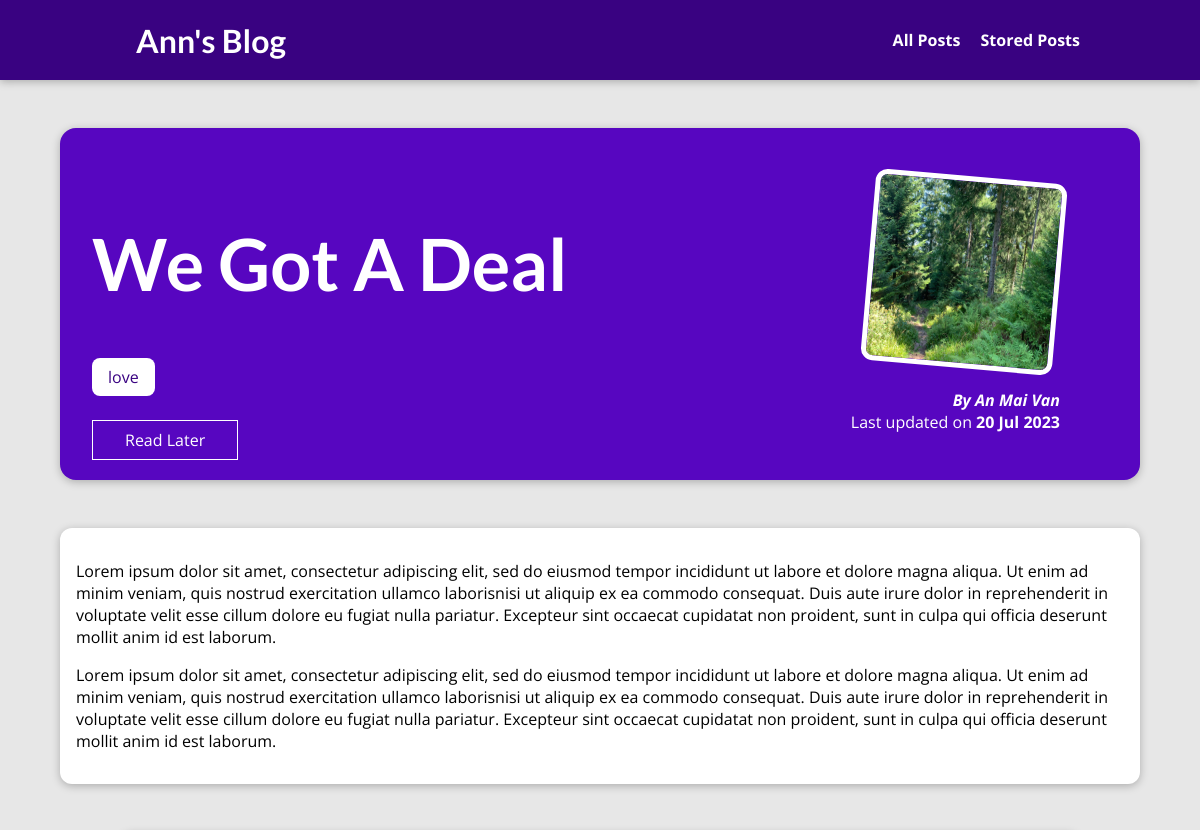
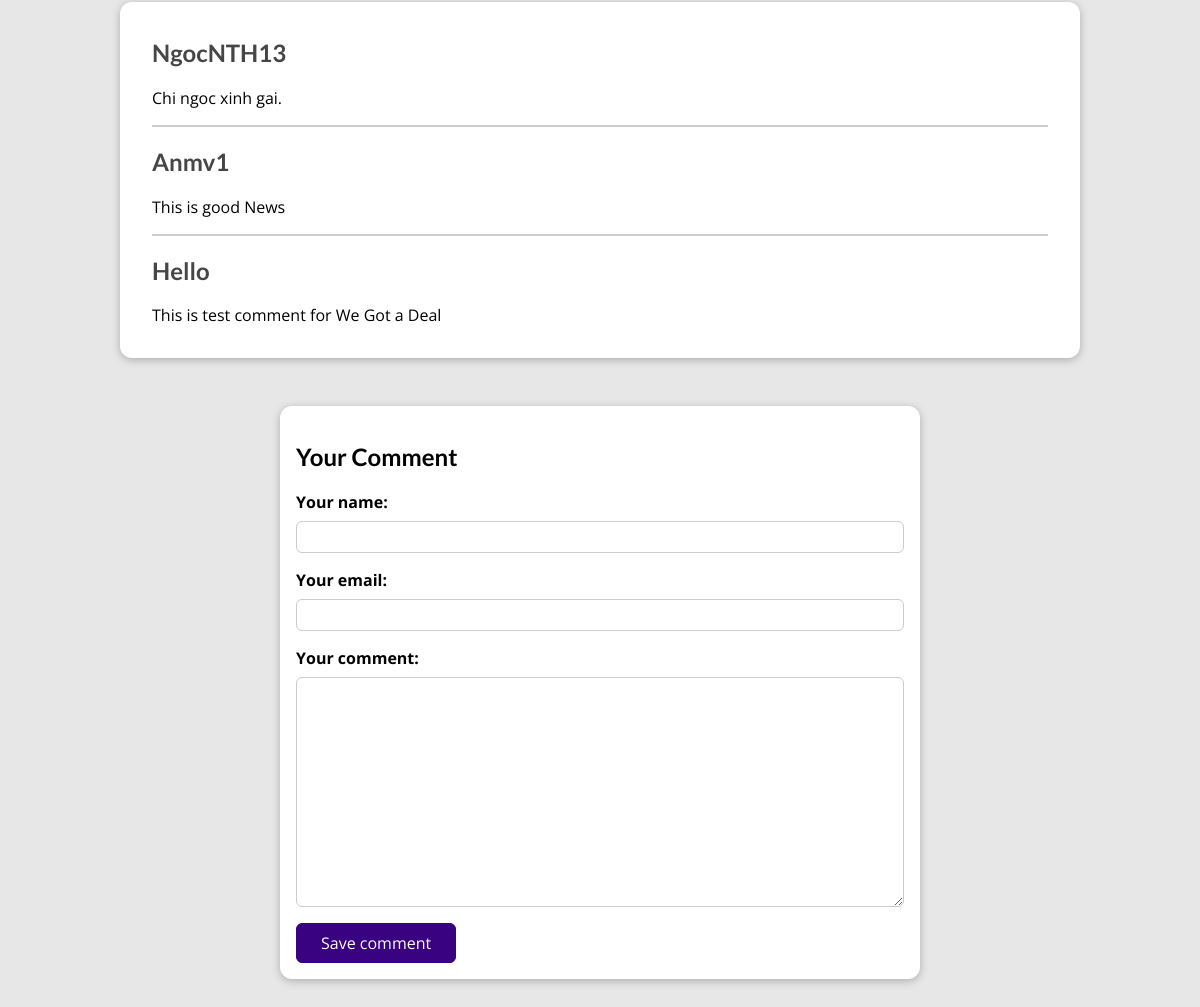
The page /post/we-got-a-deal on the database its author committed (2 pictures, top to bottom).
### blog/models.py (models this page shows, shortened)
class Post(models.Model):
    title = models.CharField(max_length=150)
    excerpt = models.CharField(max_length=200)
    image = models.ImageField(upload_to="posts", null=True)
    date = models.DateField(auto_now=True)
    slug = models.SlugField(unique=True, db_index=True)
    content = models.TextField(validators=[MinLengthValidator(20)])
    author = models.ForeignKey(Author, on_delete=models.SET_NULL, null=True, related_name='posts')
    tags = models.ManyToManyField(Tag)

class Tag(models.Model):
    caption = models.CharField(max_length=20)
    def __str__(self):
        return self.caption

class Author(models.Model):
    first_name = models.CharField(max_length=100)
    last_name = models.CharField(max_length=100)
    email_address = models.EmailField()
    def full_name(self):
        return f"{self.first_name} {self.last_name}"
    def __str__(self):
        return self.full_name()

class Comment(models.Model):
    user_name = models.CharField(max_length=120)
    user_email = models.CharField(max_length=120)
    text = models.TextField(max_length=400)
    post = models.ForeignKey(Post, on_delete=models.CASCADE, related_name="comments")

### blog/views.py (the view, shortened to what this page needs)
# urls.py: path('post/<slug:slug>', views.SinglePostView.as_view(), name="post-detail-page"),
class SinglePostView(View):
    def check_post_save(self, request, post_id):
        stored_posts = request.session.get("stored_posts")
        if stored_posts is not None:
            is_saved_for_later = post_id in stored_posts
        else:
            is_saved_for_later = False
        return is_saved_for_later
    def get(self, request, slug):
        post = get_object_or_404(Post, slug=slug)
        context = {
            "post": post,
            "post_tags": post.tags.all(),
            "form": CommentForm(),
            "comments": post.comments.all().order_by("-id"),
            "save_for_later": self.check_post_save(request, post.id)
        }
        return render(request, "blog/post-detail.html", context)

### blog/forms.py
class CommentForm(forms.ModelForm):
    class Meta:
        model = Comment
        exclude = ["post"]
        labels = {
            "user_name": "Your name",
            "user_email": "Your email",
            "text": "Your comment"
        }

### blog/templates/blog/post-detail.html (shortened to what this page needs)
{% extends "base.html" %}
{% load static %}
{% block css_files %}
    <link rel="stylesheet" href="{% static 'blog/post-detail.css' %}">
{% endblock %}
{% block content %}
    <section id="summary">
        <h2>{{ post.title }}</h2>
        <div>
            {% for tag in post_tags %}
                <span class="tag">{{ tag }}</span>
            {% endfor %}
        </div>
        <div id="read-later">
            <form action="{%  url "read-later" %}" method="POST">
                {% if save_for_later %}
                    <button>Remove from Read Later</button>
                {% else %}
                    <button>Read Later</button>
                {% endif %}
            </form>
        </div>
        <article>
            <img src="{{ post.image.url }}" alt="{{ post.title }}"/>
            <address>By <a href="mailto:{{ post.author.email_address }}">{{ post.author }}</a></address>
            <div>
                Last updated on
                <time>{{ post.date|date:"d M Y" }}</time>
            </div>
        </article>
    </section>
    <main>
        <p>
            {{ post.content|linebreaks }}
        </p>
    </main>
    <section id="comments">
        <ul>
            {% for comment in comments %}
                <li>
                    <h2>{{ comment.user_name }} </h2>
                    <p> {{ comment.text|linebreaks}} </p>
                </li>
            {% endfor %}
        </ul>
    </section>
    <section id="comment-form">
        <h2> Your Comment </h2>
        <form action="{% url 'post-detail-page' post.slug %}" method="POST">
            {% for field in form %}
                <div class="form-control {% if field.errors %}invalid{% endif %}">
                    {{ field.label_tag }}
                    {{ field }}
                </div>
            {% endfor %}
            <button> Save comment </button>
        </form>
    </section>
{% endblock %}

### static/app.css (style rules this page uses)
* { box-sizing: border-box; }
html { font-family: 'Open Sans', 'Lato', sans-serif; }
body { margin: 0; }
h1, h2, h3 { font-family: 'Lato', sans-serif; font-weight: bold; }

### blog/static/blog/post-detail.css (style rules this page uses)
body { background-color: #e7e7e7; }
#summary { margin: 8rem auto 3rem auto; padding: 2rem; width: 90%; max-width: 90rem; border-radius: 16px; background-color: #5706c0; position: relative; box-shadow: 0 2px 8px rgba(0, 0, 0, 0.25); height: 22rem; }
#summary h2 { color: white; font-size: 4.5rem; }
#summary article { position: absolute; top: 2rem; right: 3rem; padding: 1rem 2rem; border-radius: 12px; text-align: right; color: white; }
#summary article img { width: 12rem; height: 12rem; border-radius: 12px; transform: rotateZ(5deg); border: 5px solid white; margin-bottom: 1rem; }
#summary address { font-weight: bold; }
#summary time { font-weight: bold; }
#summary a { color: white; text-decoration: none; }
main { width: 90%; max-width: 90rem; margin: 3rem auto; background-color: white; padding: 1rem; border-radius: 12px; box-shadow: 0 2px 8px rgba(0, 0, 0, 0.25); }
.tag { background-color: white; color: #390281; padding: 0.5rem 1rem; border-radius: 8px; }
#comment-form { margin: 3rem auto; width: 90%; max-width: 40rem; border-radius: 12px; background-color: white; box-shadow: 0 2px 8px rgba(0, 0, 0, 0.25); padding: 1rem; }
#comment-form button { font: inherit; background-color: #390281; color: white; border: 1px solid #390281; padding: 0.5rem 1.5rem; border-radius: 6px; cursor: pointer; }
.form-control { margin-bottom: 1rem; }
.form-control label { font-weight: bold; margin-bottom: 0.5rem; display: block; }
.form-control input, .form-control textarea { display: block; width: 100%; font: inherit; padding: 0.25rem; border-radius: 6px; border: 1px solid #ccc; }
#comments { margin: 3rem auto; width: 90%; max-width: 60rem; border-radius: 12px; background-color: white; box-shadow: 0 2px 8px rgba(0, 0, 0, 0.25); padding: 1rem 2rem; }
#comments ul { list-style: none; margin: 0; padding: 0; }
#comments li { margin-bottom: 1rem; border-bottom: 2px solid #ccc; }
#comments li:last-of-type { border-bottom: none; }
#comments h2 { color: #464646; }
#read-later { margin: 2rem 0; }
#read-later button { background-color: transparent; border: 1px solid white; padding: 0.5rem 2rem; font: inherit; color: white; cursor: pointer; }

### rows shown on the page
Post: title "We Got A Deal", image (picture), author "An Mai Van", date "20 Jul 2023", content "Lorem ipsum dolor sit amet, consectetur adipiscing elit, sed do eiusmod tempor incididunt ut labore et dolore magna aliqua. Ut enim ad minim veniam, quis nostrud exercitation ullamco laborisnisi ut aliquip ex ea commodo consequat. Duis aute irure dolor in reprehenderit in voluptate velit esse cillum dolore eu fugiat nulla pariatur. Excepteur sint occaecat cupidatat non proident, sunt in culpa qui officia deserunt mollit anim id est laborum. Lorem ipsum dolor sit amet, consectetur adipiscing elit, sed do eiusmod tempor incididunt ut labore et dolore magna aliqua. Ut enim ad minim veniam, quis nostrud exercitation ullamco laborisnisi ut aliquip ex ea commodo consequat. Duis aute irure dolor…"
Tag: caption "love"
Comment: user_name "NgocNTH13", text "Chi ngoc xinh gai."
Comment: user_name "Anmv1", text "This is good News"
Comment: user_name "Hello", text "This is test comment for We Got a Deal"

### other values the page prints
{{ field.label_tag }} "Your name:" "Your email:" "Your comment:"
